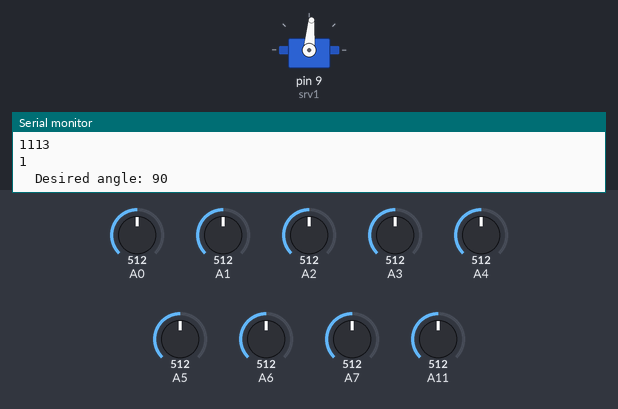
Simulated run of this sketch. Board: Arduino Mega 2560, built with avr-gcc and run on an emulated ATmega2560. Shown: servo, the last lines printed to the serial monitor. The test bench sets the inputs (shaded band); at power-on: A4 = 512, A0 = 512, A1 = 512, A2 = 512, A3 = 512, A5 = 512, A6 = 512, A7 = 512, A11 = 512.

Above: at 1.2 s.
1.3 s: A4 set to 560
At 1.41 s:
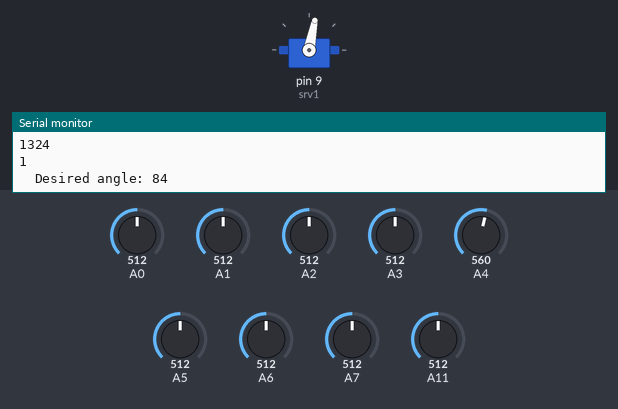
2.9 s: A0 set to 540
5.9 s: A0 set to 565
At 6.02 s:
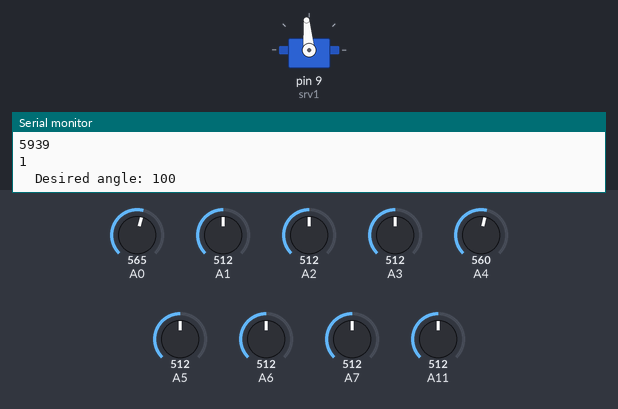
8.9 s: A1 set to 560
At 9.02 s:
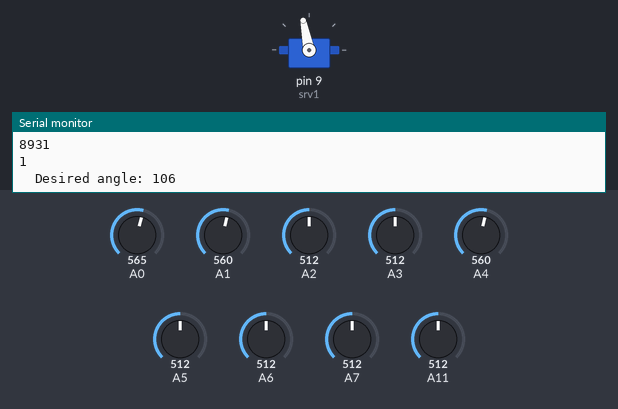
10.5 s: A2 set to 535
12.0 s: A2 set to 569
At 12.11 s:
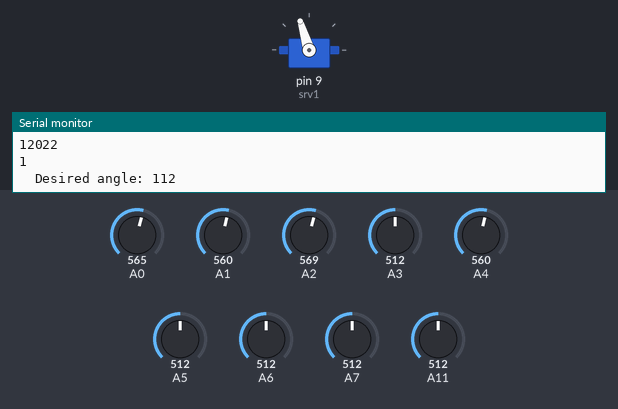
Timing chart, 0 to 14.6 s (numbered marks = the images above; inputs shaded):
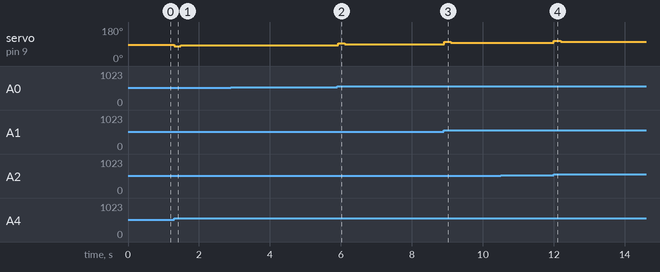

The sketch:

Line_SensorPD2.ino
```cpp
#define sensorCnt 8
#include <Servo.h>
#include <math.h>

Servo srv1;
boolean lineState[sensorCnt];
float weight[sensorCnt]={-35,-25,-15,-5,5,15,25,35};
int offset = -5;
int nextCmd = 90;
int currentCmd = 90;
int dcount = 0;
const int dloop = 5;
int d = 0;
const int LEFTCOUNT = 6;
int isleftcount = LEFTCOUNT;


const int MODE_START = 0;
const int MODE_SEARCH_90_DEGREE = 1;
const int MODE_TURN = 2;
const int MODE_ZIGZAG = 3;
int current_mode = MODE_START;
void setup() {
   srv1.attach(9);
   srv1.write(90);
   pinMode(A0, INPUT);
   pinMode(A1, INPUT);
   pinMode(A2, INPUT);
   pinMode(A3, INPUT);
   pinMode(A4, INPUT);
   pinMode(A5, INPUT);
   pinMode(A6, INPUT);
   pinMode(A7, INPUT);
   pinMode(A11, INPUT);
   Serial.begin(9600);
   //for(int i=0; i<sensorCnt; ++i)lineSensorMean[i] = 0;
}

void loop() {

  //declares
  float total = 0;
  int count = 0;

  currentCmd = nextCmd;

//read sensor
  for(unsigned short i=0; i<sensorCnt; i++) {
      lineState[i] = (analogRead(i)<=550) ? 1 : 0;
   }
  int isleft = (analogRead(11)<=550) ? 1 : 0;


  switch(current_mode)
  {
    // at the begining, the sensor is close to the ground.
    // once the sensor could not detect the ground, we can change to next mode
    case MODE_START:
    {
        if (isleft == 0)
        {
          isleftcount--;
        }
        else
        {
          isleftcount = LEFTCOUNT;
        }
        if(isleftcount == 0 )
        {
          isleftcount = LEFTCOUNT;
          current_mode = MODE_SEARCH_90_DEGREE;
        }
        for(int i=0; i<sensorCnt; ++i) {
          total = total + lineState[i]*weight[i];
          count = count + lineState[i];
        }

      break;
    }

    //Now we are searching for the bridge, so that we can turn.
    case MODE_SEARCH_90_DEGREE:
    {
        if (isleft == 1)
        {
          isleftcount--;
        }
        else
        {
          isleftcount = LEFTCOUNT;
        }
        if(isleftcount == 0 )
        {
          isleftcount = LEFTCOUNT;
          current_mode = MODE_TURN;
        }
        for(int i=0; i<sensorCnt; ++i) {
          total = total + lineState[i]*weight[i];
          count = count + lineState[i];
        }
        break;
    }

    // Once we have found the bridge, we disable the sensors in the right part.
    case MODE_TURN:
    {
        if (isleft == 0)
        {
          isleftcount--;
        }
        else
        {
          isleftcount = LEFTCOUNT;
        }
        if(isleftcount == 0 )
        {
          isleftcount = LEFTCOUNT;
          current_mode = MODE_ZIGZAG;
        }
        for(int i=0; i<sensorCnt/2; ++i) {
          total = total + lineState[i]*weight[i];
          count = count + lineState[i];
        }
        break;
    }
    // after that we back to normal mode again.
    case MODE_ZIGZAG:
    default:
    {
         for(int i=0; i<sensorCnt; ++i) {
          total = total + lineState[i]*weight[i];
          count = count + lineState[i];
        }
        break;
    }
  }

  if (count != 0)
  {
    nextCmd = 90 + total/count;
  }

  if (nextCmd > currentCmd)
  {
    dcount = dloop;
    d = 5;
  }
  if (nextCmd < currentCmd)
  {
    dcount = dloop;
    d = -5;
  }
  if (nextCmd == currentCmd)
  {
    if (dcount > 0)
    {
      dcount--;
    }
    else
    {
      d = 0;
    }
  }

 srv1.write(nextCmd + d + offset);

 Serial.print("\tDesired angle: ");
 Serial.println(nextCmd + d);
 unsigned long time = millis();
 Serial.println(time);
 Serial.println(isleft);

}
```

Measured:
- the behaviour switches between 550 and 551 on A0 (found by bisection; images 1 and 2)
- after the input at 1.3 s, servo on pin 9 (srv1): 85° → 79° at once, → 84° 0.18 s later
- after the input at 5.9 s, servo on pin 9 (srv1): 84° → 95° at once, → 90° 0.19 s later
- after the input at 8.9 s, servo on pin 9 (srv1): 90° → 101° at once, → 96° 0.19 s later
- after the input at 12.0 s, servo on pin 9 (srv1): 96° → 107° at once, → 102° 0.19 s later
